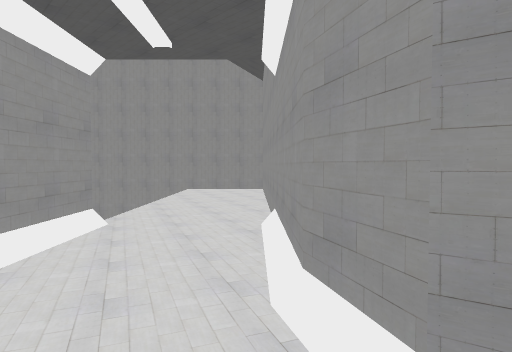
view 1 (above)

16 first-person views from a walk through a Unity game level. The camera is 1.5 m above the floor, tilts 2° down and sees 75° across. Doors are open. The floor is counted in squares, 2 m on a side. Each view is taken from the middle of a square. On the plan, view 1 faces up. The plan holds only what a view shows up to about 11 squares ahead; the rest is blank. The place goes on beyond the plan. The player character is not drawn. Some animated figures are left out. Some surface patterns are stand-ins.

view 2
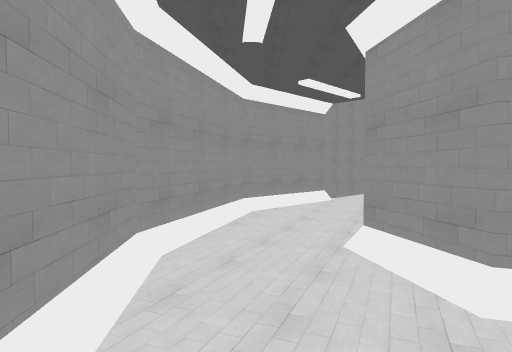

view 3
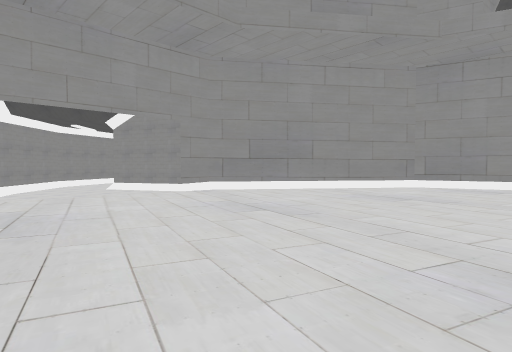

view 4
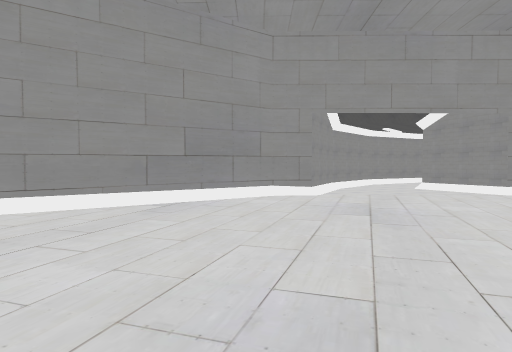

view 5
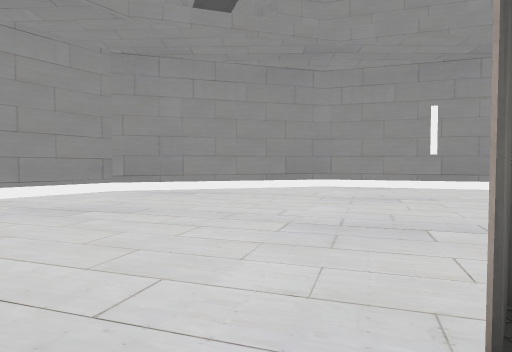

view 6
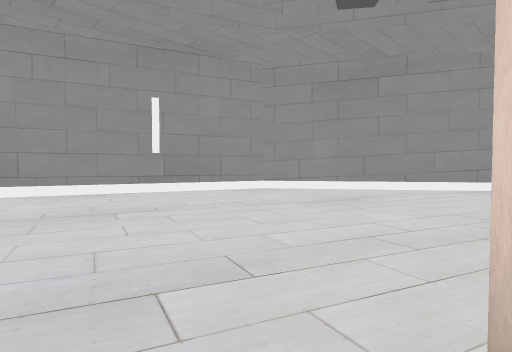

view 7
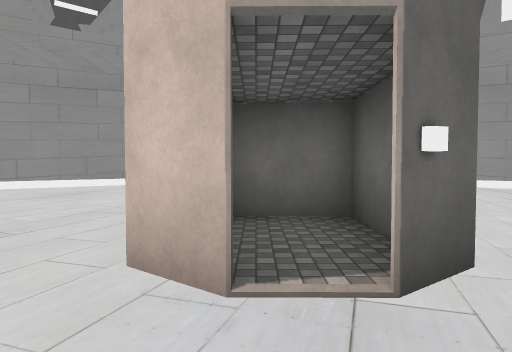

view 8
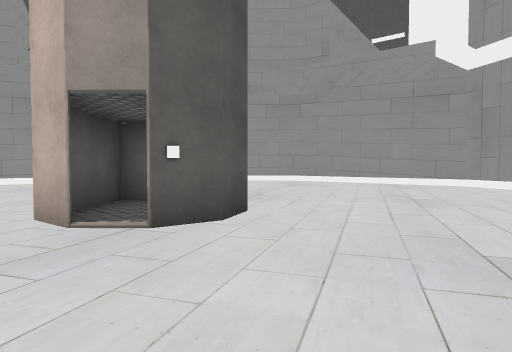

view 9
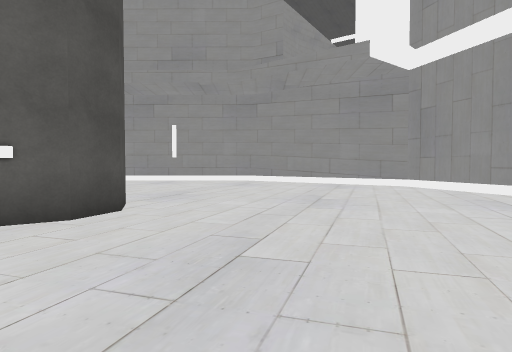

view 10
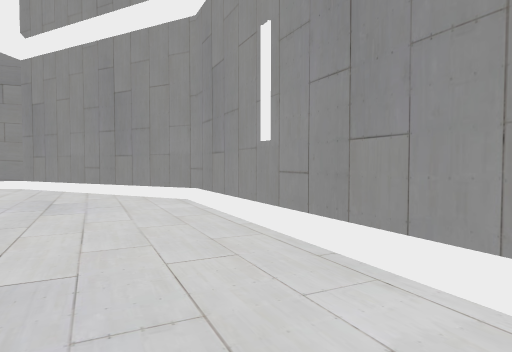

view 11
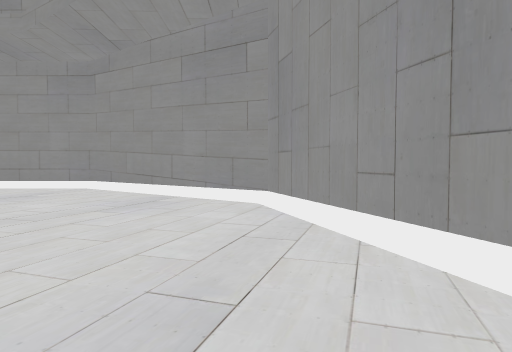

view 12
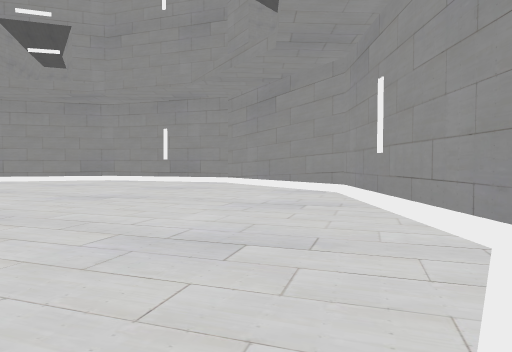

view 13
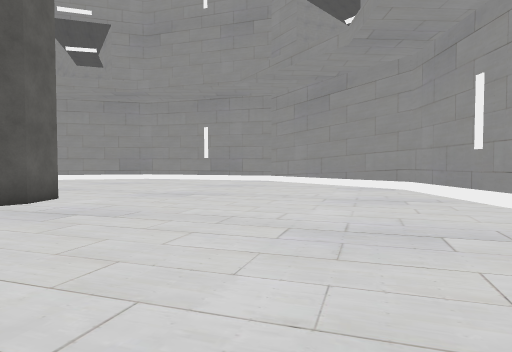

view 14
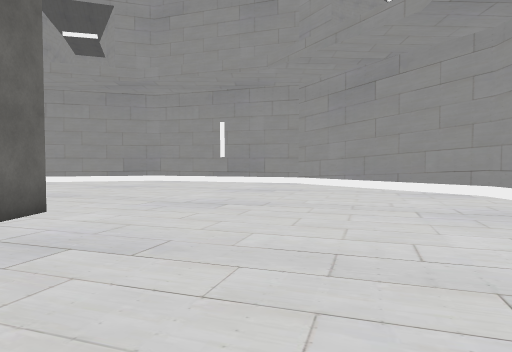

view 15
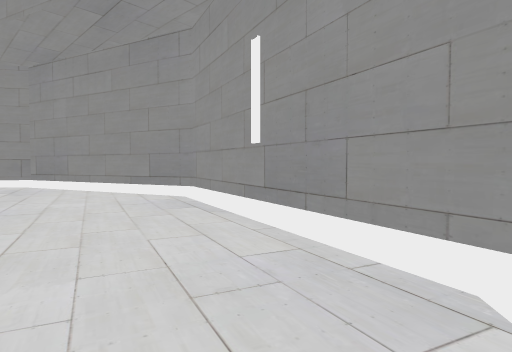

view 16
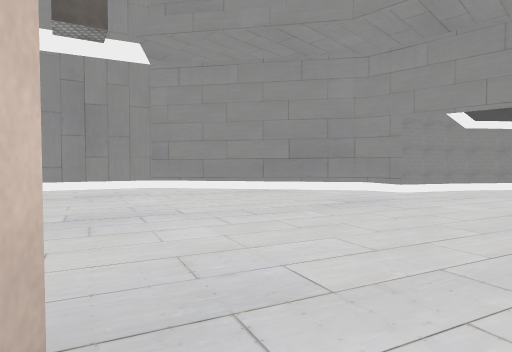

### Floor plan
Key: @ floor where view 1 was taken; # wall or solid block; . main floor; : floor 0.25 m higher than the main floor; / step, stairs or slope.
Columns run from 4 left of view 1 to 25 right of it. Each row starts with its distance up from view 1.
 10 ######          #####
  9    ..#       ####///####
  8    ..#     ###.........###
  7    ..#     #.............##
  6    ..#    #...............##
  5   ...#   ##................#
  4   #.##  ##.................##
  3   #.#   #/..................##
  2   #.## #:....................#
  1   #..###/....................#
  0   ##@.............##.........#
 -1    ##............###.........#
 -2     ##...........###.........#
 -3      ##......................#
 -4        ##....................#
 -5         #....................#
 -6         #/..................##
 -7          #/................##
 -8          ##.............../#
 -9           ##............./##
-10            #............/##
-11             ###.......####
-12                ###.####
-13                   ##

Positions as (right, up) in squares from view 1, and headings:
1: (0, 0), facing up
2: (2, -2), facing up-left
3: (12, -4), facing up-left
4: (12, -5), facing left
5: (12, -2), facing up
6: (13, 0), facing up-right
7: (11, -1), facing right
8: (9, -3), facing right
9: (9, -5), facing right
10: (8, -8), facing down-right
11: (14, -10), facing right
12: (22, -8), facing up
13: (20, -8), facing up
14: (19, -6), facing up
15: (21, 5), facing up-left
16: (13, 0), facing down-left
